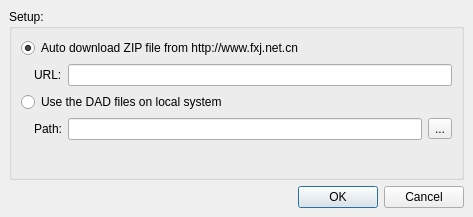
<ui version="4.0" >
 <class>tcFxjFileImportSourceDialog</class>
 <widget class="QDialog" name="tcFxjFileImportSourceDialog" >
  <property name="geometry" >
   <rect>
    <x>0</x>
    <y>0</y>
    <width>473</width>
    <height>217</height>
   </rect>
  </property>
  <property name="windowTitle" >
   <string>Fxj File Import Source Setting...</string>
  </property>
  <layout class="QVBoxLayout" >
   <property name="margin" >
    <number>9</number>
   </property>
   <property name="spacing" >
    <number>6</number>
   </property>
   <item>
    <widget class="QGroupBox" name="gbx1" >
     <property name="title" >
      <string>Setup:</string>
     </property>
     <layout class="QVBoxLayout" >
      <property name="margin" >
       <number>9</number>
      </property>
      <property name="spacing" >
       <number>6</number>
      </property>
      <item>
       <widget class="QRadioButton" name="rdo1" >
        <property name="text" >
         <string>Auto download ZIP file from http://www.fxj.net.cn</string>
        </property>
        <property name="checked" >
         <bool>true</bool>
        </property>
       </widget>
      </item>
      <item>
       <layout class="QHBoxLayout" >
        <property name="margin" >
         <number>0</number>
        </property>
        <property name="spacing" >
         <number>6</number>
        </property>
        <item>
         <widget class="QLabel" name="lbl1" >
          <property name="text" >
           <string/>
          </property>
         </widget>
        </item>
        <item>
         <widget class="QLabel" name="lbl2" >
          <property name="text" >
           <string>URL:</string>
          </property>
         </widget>
        </item>
        <item>
         <widget class="QLineEdit" name="edt1" />
        </item>
       </layout>
      </item>
      <item>
       <widget class="QRadioButton" name="rdo2" >
        <property name="text" >
         <string>Use the DAD files on local system</string>
        </property>
       </widget>
      </item>
      <item>
       <layout class="QHBoxLayout" >
        <property name="margin" >
         <number>0</number>
        </property>
        <property name="spacing" >
         <number>6</number>
        </property>
        <item>
         <widget class="QLabel" name="lbl3" >
          <property name="text" >
           <string/>
          </property>
         </widget>
        </item>
        <item>
         <widget class="QLabel" name="lbl4" >
          <property name="text" >
           <string>Path:</string>
          </property>
         </widget>
        </item>
        <item>
         <widget class="QLineEdit" name="edt2" />
        </item>
        <item>
         <widget class="QToolButton" name="btn1" >
          <property name="text" >
           <string>...</string>
          </property>
         </widget>
        </item>
       </layout>
      </item>
      <item>
       <spacer>
        <property name="orientation" >
         <enum>Qt::Vertical</enum>
        </property>
        <property name="sizeHint" >
         <size>
          <width>20</width>
          <height>40</height>
         </size>
        </property>
       </spacer>
      </item>
     </layout>
    </widget>
   </item>
   <item>
    <widget class="QDialogButtonBox" name="buttonBox" >
     <property name="orientation" >
      <enum>Qt::Horizontal</enum>
     </property>
     <property name="standardButtons" >
      <set>QDialogButtonBox::Cancel|QDialogButtonBox::NoButton|QDialogButtonBox::Ok</set>
     </property>
    </widget>
   </item>
  </layout>
 </widget>
 <resources/>
 <connections>
  <connection>
   <sender>buttonBox</sender>
   <signal>accepted()</signal>
   <receiver>tcFxjFileImportSourceDialog</receiver>
   <slot>accept()</slot>
   <hints>
    <hint type="sourcelabel" >
     <x>248</x>
     <y>254</y>
    </hint>
    <hint type="destinationlabel" >
     <x>157</x>
     <y>274</y>
    </hint>
   </hints>
  </connection>
  <connection>
   <sender>buttonBox</sender>
   <signal>rejected()</signal>
   <receiver>tcFxjFileImportSourceDialog</receiver>
   <slot>reject()</slot>
   <hints>
    <hint type="sourcelabel" >
     <x>316</x>
     <y>260</y>
    </hint>
    <hint type="destinationlabel" >
     <x>286</x>
     <y>274</y>
    </hint>
   </hints>
  </connection>
 </connections>
</ui>
